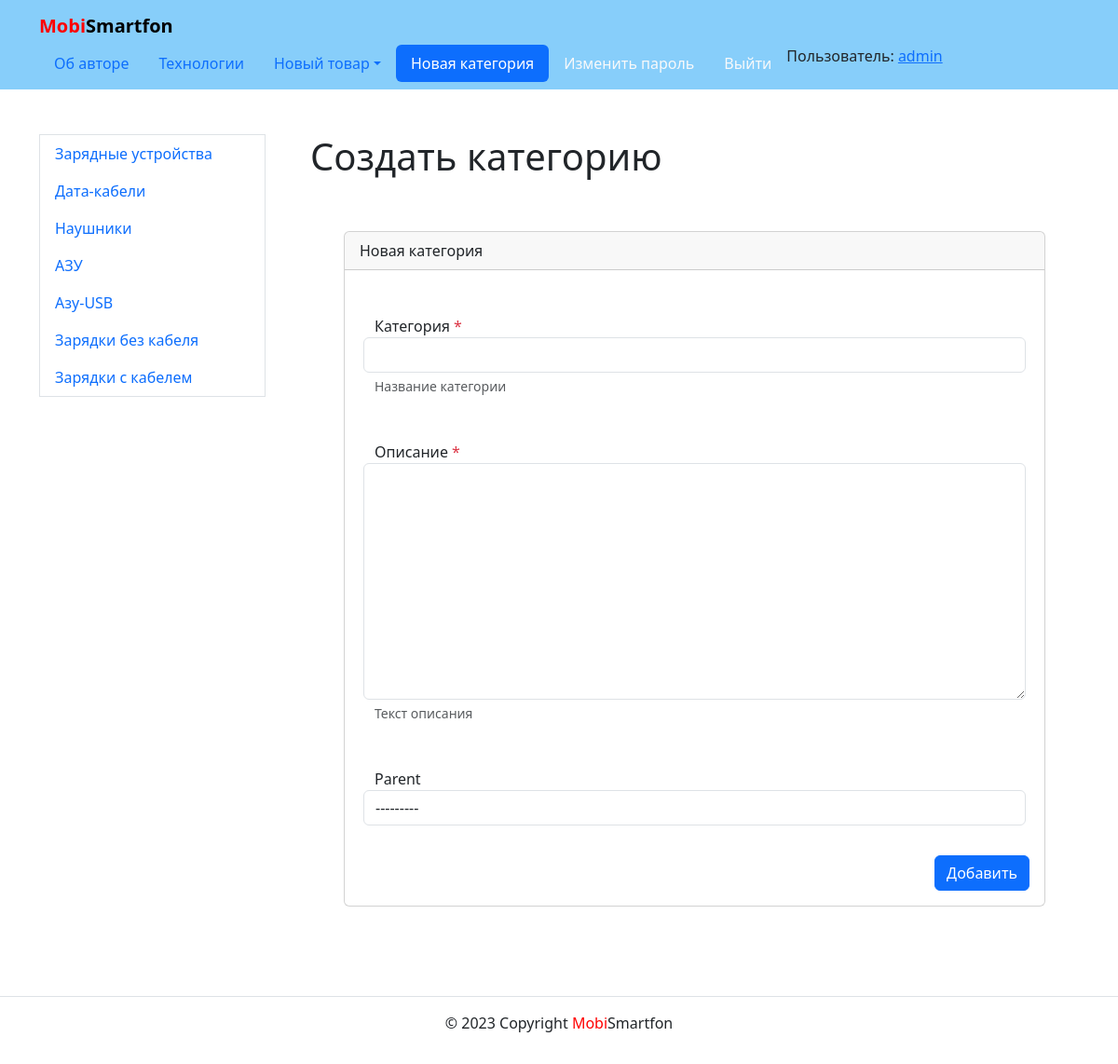
/create/category (signed in), run on the app's committed database.
### posts/models.py (models this page shows, shortened)
class Group(models.Model):
    title = models.CharField(
        max_length=200, verbose_name='Категория',
        help_text='Название категории'
    )
    slug = models.SlugField(
        unique=True,
        verbose_name='Идентификатор',
        help_text='Название идентификатора'
    )
    description = models.TextField(
        verbose_name='Описание',
        help_text='Текст описания'
    )
    parent = models.ForeignKey(
        'self', null=True, blank=True, related_name='subcategories', on_delete=models.CASCADE
    )
    def get_full_path(category):
        path = category.slug
        parent = category.parent
        while parent:
            path = parent.slug + '/' + path
            parent = parent.parent
        return path
    def __str__(self):
        return self.title
    class Meta:
        verbose_name = 'Категория'
        verbose_name_plural = 'Категории'

### posts/views.py (the view)
# urls.py: path("create/category", views.group_create, name="group_create"),
@login_required
def group_create(request):
    form = GroupForm(request.POST or None, files=request.FILES or None)
    if not form.is_valid():
        return render(request, 'posts/create_group.html', {
            'form': form,
        })
    group = form.save(commit=False)
    group.slug = slugify(group.title)
    group.save()
    return redirect('posts:profile', request.user)

### posts/forms.py
class GroupForm(forms.ModelForm):
    class Meta:
        model = Group
        fields = ('title', 'description', 'parent')

### core/context_processors/year.py (called while the page is built)
def year(request):
    return {
        'year': datetime.now().year,
    }

### core/templatetags/user_filters.py (called while the page is built)
@register.filter
def addclass(field, css):
    if field.name == 'fast_charge':
        return field
    return field.as_widget(attrs={'class': css})

### posts/context_processors.py (called while the page is built)
def side_menu(request):
    groups = Group.objects.exclude(id=3)
    return {'groups': groups}

### templates/posts/create_group.html (shortened to what this page needs)
{% extends "base.html" %}
{% block content %}
<h1>Создать категорию</h1>
  {% load user_filters %}
  <div class="row justify-content-center">
    <div class="col-md-12 p-5">
      <div class="card">
        <div class="card-header">
          {% if group %}Редактировать категорию{% else %}Новая категория{% endif %}
        </div>
        <div class="card-body">
          <form method="post" enctype="multipart/form-data"
            action="
            {% if group %}
              {% url 'posts:group_edit' group.slug %}
            {% else %}
              {% url 'posts:group_create' %}
            {% endif %}
            "
          >
            {% for field in form %}
              <div class="form-group row my-3 p-3">
                <label for="{{ field.id_for_label }}">
                  {{ field.label }}
                  {% if field.field.required %}<span class="required text-danger">*</span>{% endif %}
                </label>
                {{ field|addclass:'form-control' }}
                {% if field.help_text %}
                  <small id="{{ field.id_for_label }}-help" class="form-text text-muted">{{ field.help_text|safe }}</small>
                {% endif %}
              </div>
            {% endfor %}
            <div class="d-flex justify-content-end">
              <button type="submit" class="btn btn-primary">
                {% if group %}Сохранить{% else %}Добавить{% endif %}
              </button>
            </div>
          </form>
        </div>
      </div>
    </div>
  </div>
{% endblock %}

### templates/includes/header.html (shortened to what this page needs)
{% load static %}
<nav class="navbar navbar-light" style="background-color: lightskyblue">
  <div class="container">
    <a class="navbar-brand" href="{% url 'posts:index' %}">
      <b><span style="color:red">Mobi</span>Smartfon</b>
    </a>
    <ul class="nav nav-pills">
      {% with request.resolver_match.view_name as view_name %}
        <li class="nav-item">
          <a class="nav-link {% if view_name == 'about:author' %}active{% endif %}"
             href="{% url 'about:author' %}">Об авторе</a>
        </li>
        <li class="nav-item">
          <a class="nav-link {% if view_name == 'about:tech' %}active{% endif %}"
             href="{% url 'about:tech' %}">Технологии</a>
        </li>
        {% if user.is_authenticated %}
          <li class="nav-item dropdown">
            <a class="nav-link dropdown-toggle {% if view_name == 'posts:post_create' %}active{% endif %}"
               id="dropdownMenuLink"
               role="button"
               data-bs-toggle="dropdown"
               aria-expanded="false"
               href="#">Новый товар</a>
          </li>
          <li class="nav-item">
            <a class="nav-link {% if view_name == 'posts:group_create' %}active{% endif %}"
               href="{% url 'posts:group_create' %}">Новая категория</a>
          </li>
          <li class="nav-item">
            <a class="nav-link link-light {% if view_name == 'users:password_change_form' %}active{% endif %}"
               href="{% url 'users:password_change_form' %}">Изменить пароль</a>
          </li>
          <li class="nav-item">
            <a class="nav-link link-light {% if view_name == 'users:logout' %}active{% endif %}"
               href="{% url 'users:logout' %}">Выйти</a>
          </li>
          <li>
            Пользователь: <a href="{% url 'posts:profile' user.username %}">{{ user.username }}</a>
          </li>
        {% endif %}
      {% endwith %}
    </ul>
  </div>
</nav>

### templates/includes/side_menu.html (shortened to what this page needs)
<div class="nav flex-column nav-pills border" id="v-pills-tab" role="tablist" aria-orientation="vertical">
    {% for group in groups %}
    <a href="{% url 'posts:group_list' group.get_full_path %}" class="nav-link link-opacity-90 nav-underline" id="v-pills-home-tab" data-toggle="pill" role="tab" aria-controls="v-pills-home" aria-selected="false">{{ group.title }}</a>
    {% endfor %}
</div>

### data on the page
Group: title "Зарядные устройства"
Group: title "Дата-кабели"
Group: title "Наушники"
Group: title "АЗУ"
Group: title "Азу-USB"
Group: title "Зарядки без кабеля"
Group: title "Зарядки с кабелем"

### other printed values
{{ user.username }} "admin"
{{ field.label }} "Категория" "Описание" "Parent"
{{ field.help_text|safe }} "Название категории" "Текст описания"
